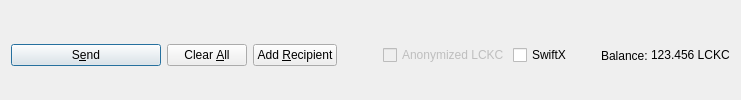
         <widget class="QFrame" name="frame_Send">
          <layout class="QHBoxLayout" name="horizontalLayout">
           <property name="bottomMargin">
            <number>0</number>
           </property>
           <item>
            <widget class="QPushButton" name="sendButton">
             <property name="minimumSize">
              <size>
               <width>150</width>
               <height>0</height>
              </size>
             </property>
             <property name="toolTip">
              <string>Confirm the send action</string>
             </property>
             <property name="text">
              <string>S&amp;end</string>
             </property>
             <property name="icon">
              <iconset resource="../bitcoin.qrc">
               <normaloff>:/icons/send</normaloff>:/icons/send</iconset>
             </property>
             <property name="autoDefault">
              <bool>false</bool>
             </property>
             <property name="default">
              <bool>true</bool>
             </property>
            </widget>
           </item>
           <item>
            <widget class="QPushButton" name="clearButton">
             <property name="sizePolicy">
              <sizepolicy hsizetype="Minimum" vsizetype="Fixed">
               <horstretch>0</horstretch>
               <verstretch>0</verstretch>
              </sizepolicy>
             </property>
             <property name="toolTip">
              <string>Clear all fields of the form.</string>
             </property>
             <property name="text">
              <string>Clear &amp;All</string>
             </property>
             <property name="icon">
              <iconset resource="../bitcoin.qrc">
               <normaloff>:/icons/remove</normaloff>:/icons/remove</iconset>
             </property>
             <property name="autoDefault">
              <bool>false</bool>
             </property>
            </widget>
           </item>
           <item>
            <widget class="QPushButton" name="addButton">
             <property name="toolTip">
              <string>Send to multiple recipients at once</string>
             </property>
             <property name="text">
              <string>Add &amp;Recipient</string>
             </property>
             <property name="icon">
              <iconset resource="../bitcoin.qrc">
               <normaloff>:/icons/add</normaloff>:/icons/add</iconset>
             </property>
             <property name="autoDefault">
              <bool>false</bool>
             </property>
            </widget>
           </item>
           <item>
            <spacer name="horizontalSpacer">
             <property name="orientation">
              <enum>Qt::Horizontal</enum>
             </property>
             <property name="sizeHint" stdset="0">
              <size>
               <width>40</width>
               <height>20</height>
              </size>
             </property>
            </spacer>
           </item>
           <item>
            <layout class="QHBoxLayout" name="horizontalLayout_2">
             <property name="spacing">
              <number>3</number>
             </property>
             <item>
              <widget class="QCheckBox" name="checkzPIV">
               <property name="enabled">
                <bool>false</bool>
               </property>
               <property name="text">
                <string>Anonymized LCKC</string>
               </property>
              </widget>
             </item>
             <item>
              <widget class="QCheckBox" name="checkSwiftTX">
               <property name="enabled">
                <bool>true</bool>
               </property>
               <property name="minimumSize">
                <size>
                 <width>85</width>
                 <height>0</height>
                </size>
               </property>
               <property name="text">
                <string>SwiftX</string>
               </property>
              </widget>
             </item>
             <item>
              <widget class="QLabel" name="label">
               <property name="text">
                <string>Balance:</string>
               </property>
              </widget>
             </item>
             <item>
              <widget class="QLabel" name="labelBalance">
               <property name="sizePolicy">
                <sizepolicy hsizetype="Preferred" vsizetype="Fixed">
                 <horstretch>0</horstretch>
                 <verstretch>0</verstretch>
                </sizepolicy>
               </property>
               <property name="cursor">
                <cursorShape>IBeamCursor</cursorShape>
               </property>
               <property name="text">
                <string notr="true">123.456 LCKC</string>
               </property>
               <property name="textInteractionFlags">
                <set>Qt::LinksAccessibleByMouse|Qt::TextSelectableByKeyboard|Qt::TextSelectableByMouse</set>
               </property>
              </widget>
             </item>
            </layout>
           </item>
          </layout>
         </widget>
